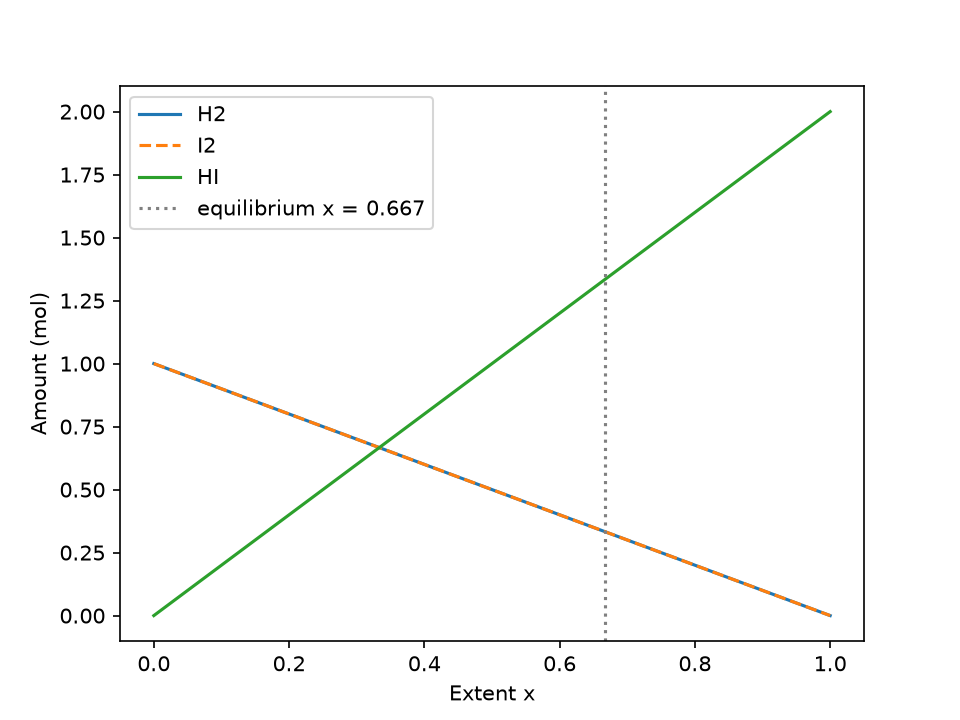

This figure's Python source:
import numpy as np
import matplotlib.pyplot as plt
from scipy.optimize import newton, minimize

K = 16.0   # skeleton-da fərqli K varsa, onu yazın


def k_imbalance(x):
    """Tarazlıqda sıfır olan ifadə: (2x)^2 / ((1-x)(1-x)) - K"""
    return (2 * x) ** 2 / ((1 - x) * (1 - x)) - K


# 1) Newton (kök tapma)
x_newton = newton(k_imbalance, x0=0.5)

# 2) SLSQP: k_imbalance^2-ni minimallaşdır
res = minimize(lambda p: k_imbalance(p[0]) ** 2, x0=[0.5],
               method="SLSQP", bounds=[(0, 0.999)])
x_slsqp = res.x[0]

print("x (Newton):", x_newton)
print("x (SLSQP): ", x_slsqp)

x_eq = x_newton
print("Equilibrium amounts (mol):")
print("  H2 =", 1 - x_eq)
print("  I2 =", 1 - x_eq)
print("  HI =", 2 * x_eq)

# qrafik
x = np.linspace(0, 1, 200)
plt.figure()
plt.plot(x, 1 - x, label="H2")
plt.plot(x, 1 - x, "--", label="I2")
plt.plot(x, 2 * x, label="HI")
plt.axvline(x_eq, color="gray", linestyle=":", label=f"equilibrium x = {x_eq:.3f}")
plt.xlabel("Extent x")
plt.ylabel("Amount (mol)")
plt.legend()
plt.savefig("equilibrium.png", dpi=150)
